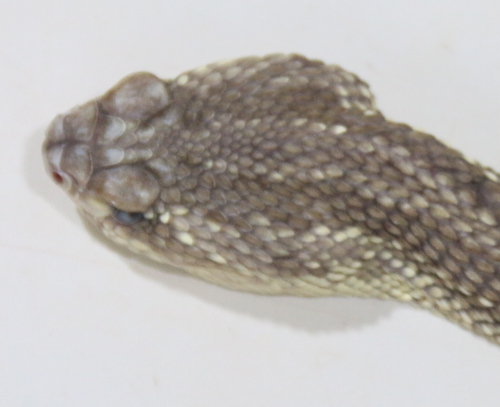
#> input picture exemplo.jpg, 500 x 407 px
$ python ruidoSuaveBordas.py -i exemplo.jpg -r poisson -pr 20 -s mediana -ps 200 -b robert
#> lines starting #> are read from the running program, lines starting #| are printed output that depends on the picture
# Autor do código original: Hemerson Pistori (pistori@ucdb.br)
# Alterado por Bruno Machado Ferreira e Ernani Neto para a atividade de Ruídos no Classroom
#
# Exemplo de uso:
# $ python ruidoSuaveBordas.py -i exemplo.jpg -r poisson -pr 20 -s mediana -ps 200 -b robert


# Bibliotecas utilizadas
from argparse import ArgumentParser
from skimage import io
from skimage.color import rgb2gray
from skimage.util import img_as_ubyte, random_noise
from skimage import data
from skimage import filters
import cv2
import numpy as np
import cv2 as cv
from scipy import ndimage
from matplotlib import pyplot as plt
import os


# Lê os parâmetros passados na linha de comando
parser = ArgumentParser()
parser.add_argument("-i", "--imagem", default="exemplo.jpg",
                    help="Imagem a ser processada")
parser.add_argument("-r", "--ruido", default="poisson",
                    help="Tipo de ruído. Pode ser gaussian, speckle e poisson")
parser.add_argument("-pr", "--pruido", default=20,type=int,
                    help="Parâmetro do ruído. Depende do tipo do ruído")
parser.add_argument("-s", "--suavizador", default="mediana",
                    help="Tipo de suavizador. Pode ser mediana, gauss ou bilateral")
parser.add_argument("-ps", "--psuavizador", default=201,type=int,
                    help="Parâmetro do suavizador. Depende do tipo do ruído")
parser.add_argument("-b", "--borda", default="robert",
                    help="Tipo de detector de borda. Pode ser robert, canny ou sobel")
parser.add_argument("-pb", "--pborda", default=5,type=int,
                    help="Parâmetro do detector de borda. Depende do tipo de detector")
parser.add_argument("-ig", "--interface", default="sim",
                    help="Parâmetro do suavizador. Depende do tipo do ruído")

args = parser.parse_args()

# Mostra os parâmetros lidos
print("Executando sequência com")
print("Ruído = ",args.ruido)
print("Suavizador = ",args.suavizador)
print("Imagem  = ",args.imagem)
print("Interface Gráfica = ",args.interface)

# Abre a imagem de entrada
original = io.imread(args.imagem)
#> original is the input picture: shape (407, 500, 3); mean R, G, B 182.6, 178.1, 174.1

# Converte imagem colorida para cinza
cinza = rgb2gray(original)
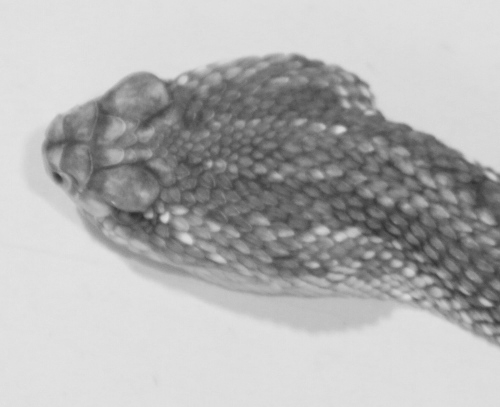
#> cinza: shape (407, 500) float64; min 0.18, max 0.895, mean 0.701

# Aplica ruído  (Concluído: Ruídos extraídos da lib random_noise)
comruido = random_noise(cinza, mode=args.ruido)

# Aplica suavizações(Concluído: Gauss, Mediana e Bilateral)
suavizada=comruido
if args.suavizador == "gauss":
   tamNucleo = args.psuavizador
   print(tamNucleo)
   suavizada = cv2.GaussianBlur(comruido,(tamNucleo,tamNucleo),cv2.BORDER_DEFAULT)

elif args.suavizador == "mediana":
   img = cv2.imread(args.imagem)
#> (the run stopped early here; a loop or call above may not have finished)
